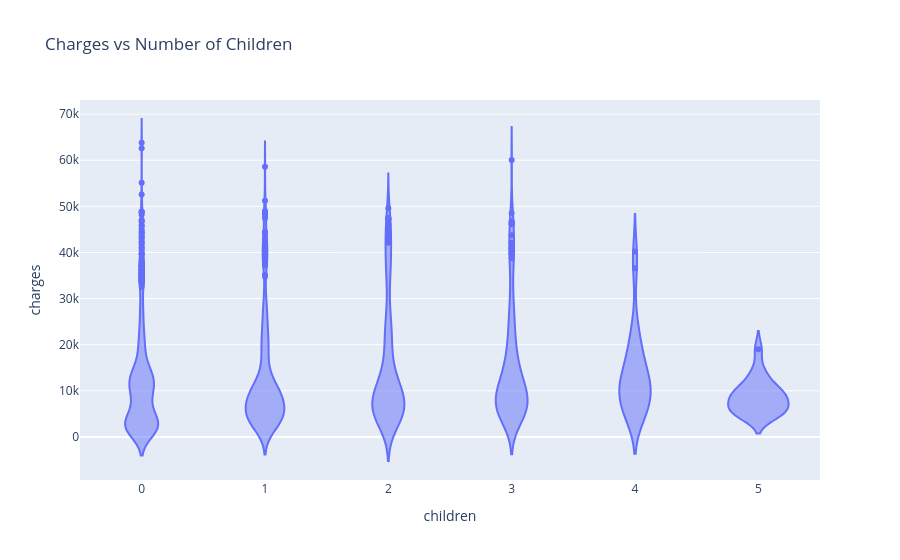

Notebook cell for this chart:
### Code cell
fig = px.violin(medical_df,
                x="children",
                y="charges",
                title='Charges vs Number of Children')
fig.show()

### Figure 1 — Plotly figure (JSON) as saved in the notebook; plotly's stock layout.template omitted (floating-point values rounded to 4 significant figures; data arrays with more than 128 entries replaced by an {"elided": "..."} marker saying what was removed)
{"data": [{"alignmentgroup": "True", "box": {"visible": false}, "hovertemplate": "children=%{x}<br>charges=%{y}<extra></extra>", "legendgroup": "", "marker": {"color": "#636efa"}, "name": "", "offsetgroup": "", "orientation": "v", "scalegroup": "True", "showlegend": false, "type": "violin", "x": {"elided": "1338 int values"}, "x0": " ", "xaxis": "x", "y": {"elided": "1338 float values"}, "y0": " ", "yaxis": "y"}], "layout": {"legend": {"tracegroupgap": 0}, "title": {"text": "Charges vs Number of Children"}, "violinmode": "group", "xaxis": {"anchor": "y", "domain": [0, 1], "title": {"text": "children"}}, "yaxis": {"anchor": "x", "domain": [0, 1], "title": {"text": "charges"}}}}
